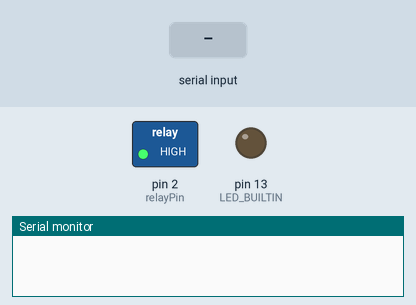
Bench run of a sketch on a simulated Arduino Uno, built with avr-gcc and run on an emulated ATmega328P. Shown: switched loads named in the sketch (green lamp = pin HIGH), output pins drawn as LEDs (lit = HIGH), the last lines printed to the serial monitor. Inputs (shaded band) come from the test bench.

Above: at 1.2 s.
1.3 s: "0\n" received over Serial
At 3.2 s:
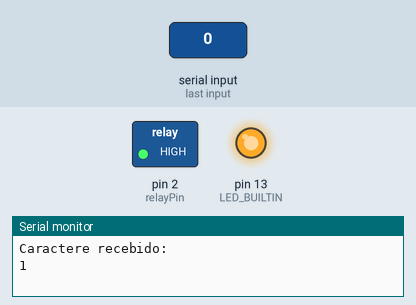
3.5 s: "1\n" received over Serial
At 4.8 s:
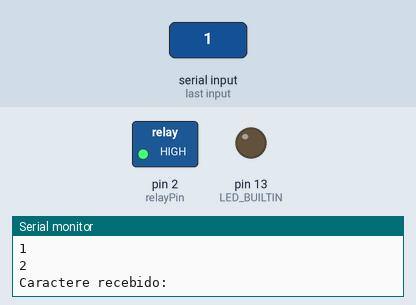
Timing chart, 0 to 6.5 s (numbered marks = the images above; inputs shaded):
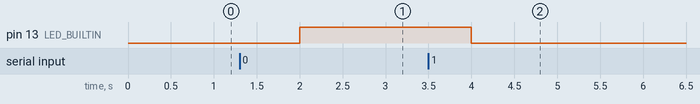

The sketch:

startupSERVER.ino
```cpp
const int relayPin = 2; // Pino do relé
int computerON = 1; // Inicialmente, o computador está ligado
unsigned long relayActivationTime =  8 * 3600; // 10 horas em segundos

unsigned long secondsCounter = 0; // Variável para contar os segundos

void setup() {
  Serial.begin(9600); // Inicializa a comunicação serial
  pinMode(relayPin, OUTPUT); // Define o pino do relé como saída
  digitalWrite(relayPin, HIGH); // Desliga o relé inicialmente
   pinMode(LED_BUILTIN, OUTPUT);
}

void loop() {
  if (Serial.available() > 0) {
    int computerStatus = Serial.parseInt(); // Lê o valor de computerON
    char receivedChar = Serial.read();
    Serial.print("Caractere recebido: ");
    Serial.println(receivedChar);

    if (computerStatus == 0) {
      computerON = 0;
      secondsCounter = 0;
      digitalWrite(LED_BUILTIN, HIGH);
    } else if (computerStatus == 1) {
      computerON = 1;
      secondsCounter = 0;
      digitalWrite(LED_BUILTIN, LOW);
    }
  }

  if (computerON == 0 && (secondsCounter >= relayActivationTime)) {
    digitalWrite(relayPin, LOW); // Liga o relé para ligar o computador
    digitalWrite(LED_BUILTIN, LOW);
    delay(200);
    secondsCounter = 0;
    computerON = 1;
  } else {
    digitalWrite(relayPin, HIGH); // Desliga o relé

  }

  // Incrementa a contagem dos segundos a cada ciclo do loop
  delay(1000); // Espera 1 segundo
  if(computerON == 0){
    secondsCounter++;

  Serial.println(secondsCounter);
  }

}
```

Measured:
- after the input at 1.3 s, pin 13 (LED_BUILTIN): LOW → HIGH after 0.70 s
- after the input at 3.5 s, pin 13 (LED_BUILTIN): HIGH → LOW after 0.50 s
